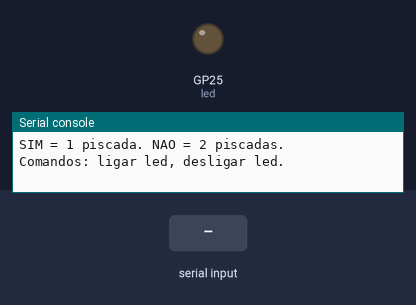
The program below on a simulated Raspberry Pi Pico running MicroPython. On the bench: output pins drawn as LEDs (lit = HIGH), the last lines printed to the serial console. Dashed ring = blinking. The inputs (shaded band) are chosen by the test bench.

Above: at 1.2 s.
1.3 s: "desliga" typed at the serial console, then Enter
At 1.41 s:
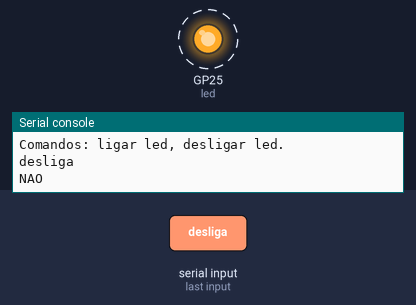
3.4 s: "desligar" typed at the serial console, then Enter
At 4.3 s:
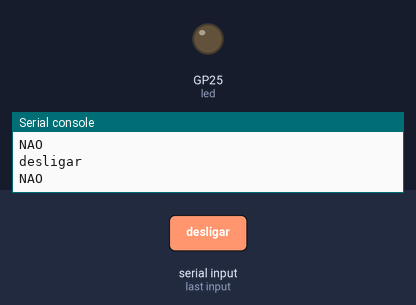
4.9 s: "apaga" typed at the serial console, then Enter
At 5.01 s:
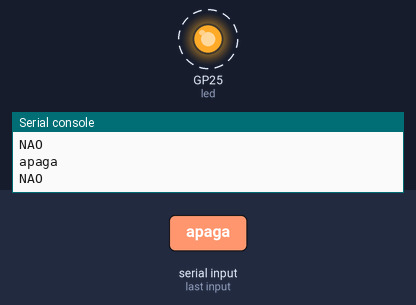
Timing chart, 0 to 7.9 s (numbered marks = the images above; inputs shaded):
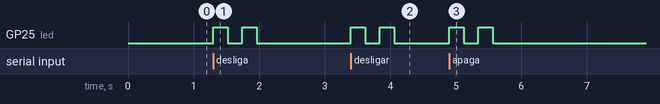

The program:

main.py
```python
from machine import Pin
from time import sleep
import sys


try:
    led = Pin("LED", Pin.OUT)
except TypeError:
    led = Pin(25, Pin.OUT)


def blink(times, on_time=0.22, off_time=0.22):
    for _ in range(times):
        led.on()
        sleep(on_time)
        led.off()
        sleep(off_time)


def answer_yes_no(question):
    score = 0
    for index, char in enumerate(question.lower(), start=1):
        score += index * ord(char)
    return "SIM" if score % 2 == 0 else "NAO"


def normalize_text(text):
    text = text.lower()
    text = text.replace("á", "a")
    text = text.replace("à", "a")
    text = text.replace("ã", "a")
    text = text.replace("â", "a")
    text = text.replace("é", "e")
    text = text.replace("ê", "e")
    text = text.replace("í", "i")
    text = text.replace("ó", "o")
    text = text.replace("õ", "o")
    text = text.replace("ô", "o")
    text = text.replace("ú", "u")
    text = text.replace("ç", "c")
    return text


def run_led_command(text):
    text = normalize_text(text)

    if "led" not in text and "luz" not in text:
        return False

    if "desliga" in text or "desligar" in text or "apaga" in text or "apagar" in text:
        led.off()
        print("LED DESLIGADO")
        return True

    if "liga" in text or "ligar" in text or "acende" in text or "acender" in text:
        led.on()
        print("LED LIGADO")
        return True

    return False


def show_answer(answer):
    if answer == "SIM":
        blink(1)
    else:
        blink(2)


led.off()
print("Oraculo Pico pronto. Digite uma pergunta de sim/nao e aperte Enter.")
print("SIM = 1 piscada. NAO = 2 piscadas.")
print("Comandos: ligar led, desligar led.")

while True:
    line = sys.stdin.readline()
    if not line:
        sleep(0.05)
        continue

    question = line.strip()
    if not question:
        continue

    if run_led_command(question):
        continue

    answer = answer_yes_no(question)
    print(answer)
    show_answer(answer)
```

Measured:
- after the input at 1.3 s, GP25 (led): alternates HIGH for 0.22 s and LOW for 0.22 s, 4 changes in all, then stays LOW, starting at once
- after the input at 3.4 s, GP25 (led): alternates HIGH for 0.22 s and LOW for 0.22 s, 4 changes in all, then stays LOW, starting at once
- after the input at 4.9 s, GP25 (led): alternates HIGH for 0.22 s and LOW for 0.22 s, 4 changes in all, then stays LOW, starting at once
